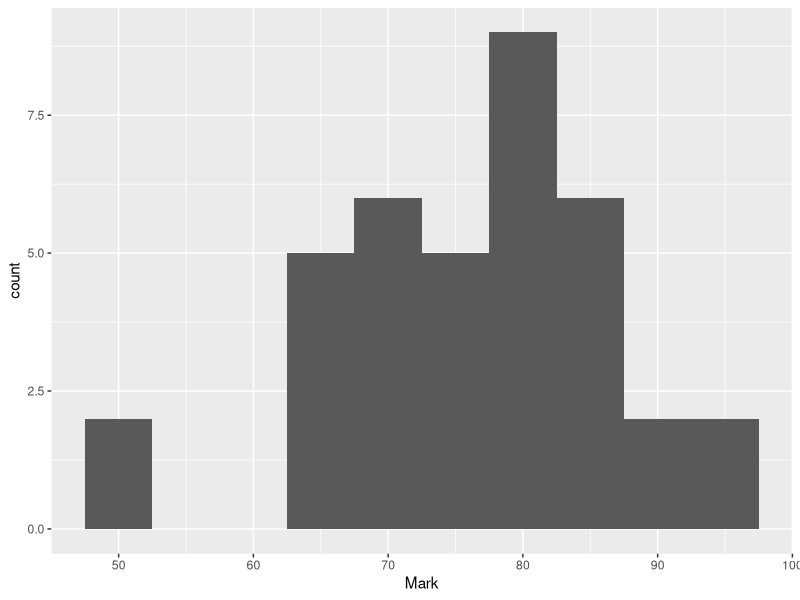
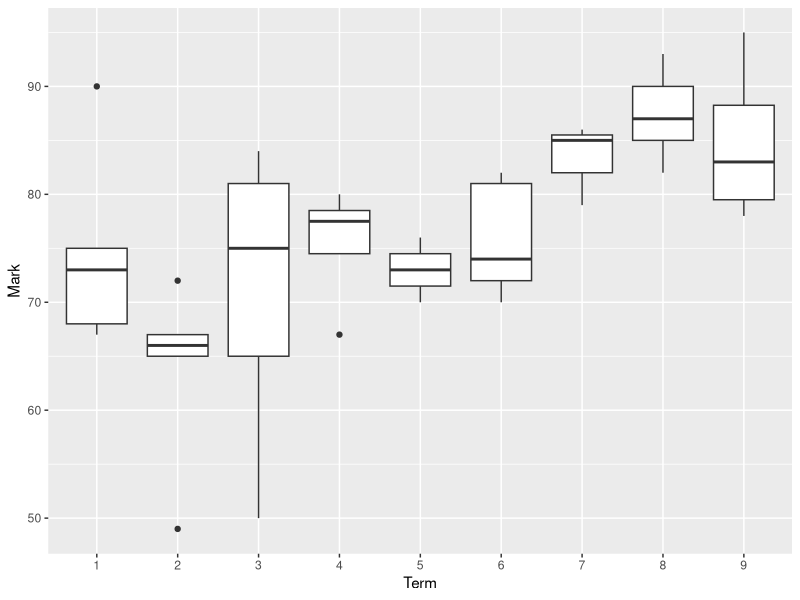
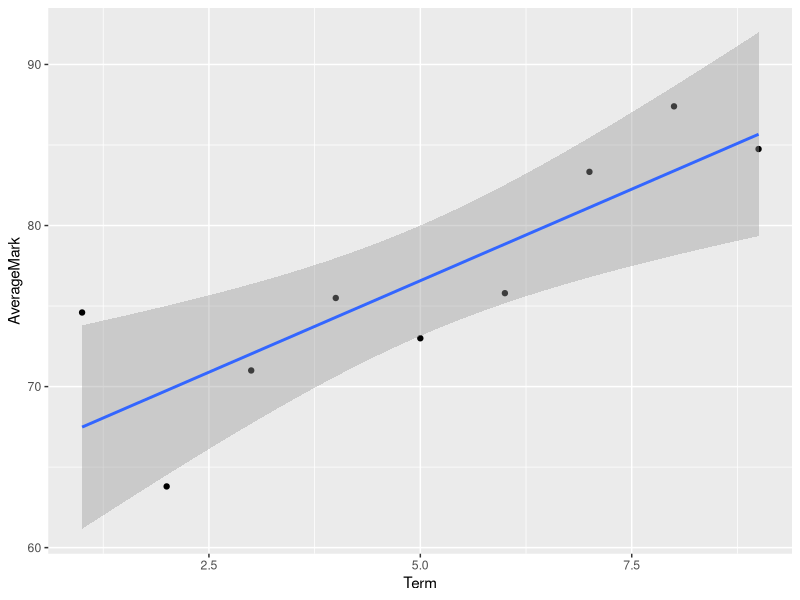

Here is the R script that generated these plots, in order:
## ---- chunk 1
library(dplyr)
library(ggplot2)
# read marks from csv
all_courses = read.csv("marks.csv")
# remove courses with unknown marks
marks = all_courses[!is.na(all_courses$Mark),]
# histogram of all marks
ggplot(marks, aes(x=Mark)) + geom_histogram(binwidth = 5)
# boxplot for each term
ggplot(marks, aes(x=as.factor(Term), y=Mark)) + geom_boxplot() + xlab("Term") + ylab("Mark")

terms = marks %>% group_by(Term) %>% summarise(AverageMark=mean(Mark))
# scatterplot of average mark of terms
ggplot(terms, aes(x=Term, y=AverageMark)) + geom_point() +
  geom_smooth(formula=y~x, method="lm")
## ---- chunk 2
cor(terms$AverageMark, terms$Term)
## ---- chunk 3
linear_model = lm(AverageMark~Term, data=terms)
summary(linear_model)
